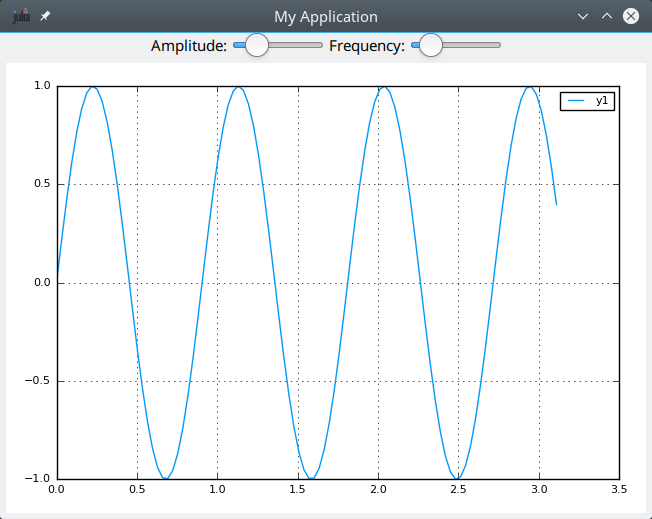

Julia code for this plot:
using Base.Test
using QML
using Plots

# No Python gui:
ENV["MPLBACKEND"] = "Agg"

oldwidth = 0
oldheight = 0

function plotsin(d::JuliaDisplay, width::Float64, height::Float64, amplitude::Float64, frequency::Float64)
  if width < 5 || height < 5
    return
  end

  global oldwidth
  global oldheight

  if oldwidth != width || oldheight != height
    pyplot(size=(Int64(round(width)),Int64(round(height))))
    oldwidth = width
    oldheight = height
  end

  x = 0:π/100:π
  f = amplitude*sin(frequency*x)

  plt = plot(x,f)
  display(d, plt)
  close()
end

@qmlfunction plotsin

qml_file = joinpath(dirname(@__FILE__), "qml", "plot.qml")

@qmlapp qml_file

# Run the application
exec()
